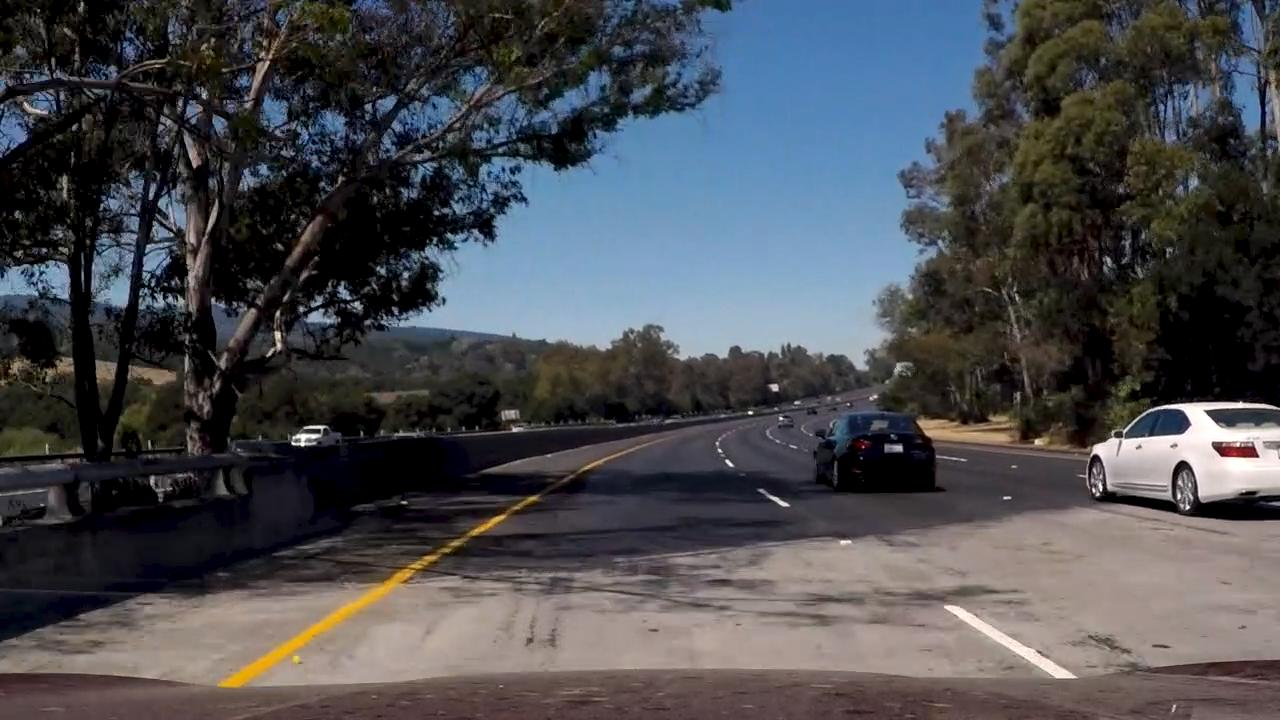
#> input picture test_images/additional_test0.jpg, 1280 x 720 px; its folder holds only this picture in this run
$ python LineDetection.py   (older library calls are emulated)
#> lines starting #> are read from the running program, lines starting #| are printed output that depends on the picture; after the words box and inside, x2 and y2 are one past the last pixel; in counts of white or black regions, pixels touching at a corner belong together
### src/CameraCalib.py
"""
Camera Calibration Function Class
"""
import sys, os
import numpy as np
import glob
import pickle
import cv2
import matplotlib.pyplot as plt

class CameraCalib(object):
    """
    CameraCalibration Function
    """
    def __init__(self, nx, ny):
        """
        argument nx and ny are the number of corner
        nx is the number of row, ny is the number of column
        """
        # public
        self.mtx = None
        self.dist = None
        # private
        self._objpoints = list()
        self._imgpoints = list()
        self._nx = nx
        self._ny = ny

    # [23 lines left out: function _project_img, not called in this run]


    def undist_img(self, img):
        dst = cv2.undistort(img, self.mtx, self.dist, None, self.mtx)
        return dst

    # private functions
    def project_img_file(self, file_name):
        img = cv2.imread(file_name)
        return self._project_img(img)

    # [4 lines left out: function calibrate, not called in this run]
    def undist_img_file(self, file_name):
        img = cv2.imread(file_name)
        return self.undist_img(img)

    def import_calib(self, file_name):
#> called with file_name = 'calibration_pickle.p'
        dist_pickle = pickle.load( open( file_name, "rb" ) )
#> (reads src/calibration_pickle.p from the repository)
        self.mtx = dist_pickle["mtx"]
        self.dist = dist_pickle["dist"]

    # [8 lines left out: function export_calib, not called in this run]

'''
test code
'''
# [28 lines that do not run on import are left out]


### src/SobelCollection.py
"""
Get Gradient of pixel in image.
"""

import numpy as np
import cv2
import matplotlib.pyplot as plt
import matplotlib.image as mpimg
from abc import ABCMeta, abstractmethod

# common function
def get_sobel(img, orient='x', sobel_kernel=3):
    gray = cv2.cvtColor(img, cv2.COLOR_RGB2GRAY)
    if orient == 'x':
        sobel = cv2.Sobel(gray, cv2.CV_64F, 1, 0, ksize=sobel_kernel)
    else:
        sobel = cv2.Sobel(gray, cv2.CV_64F, 0, 1, ksize=sobel_kernel)
    return sobel

class SobelBase(metaclass=ABCMeta):
    """
    Abstract class for Sobel, SobelGratitude, SobelDirection
    """
    def __init__(self, sobel_kernel=3, thresh_min=0, thresh_max=1):
        self._sobel_kernel = sobel_kernel
        self._thresh_min = thresh_min
        self._thresh_max = thresh_max

    @abstractmethod
    def _get_grad(self, img):
        pass

    def cmp_thres(self, img):
        grad = self._get_grad(img)
        binary_output = np.zeros_like(grad)
        binary_output[(grad >= self._thresh_min) & (grad <= self._thresh_max)] = 1
        return binary_output


class Sobel(SobelBase):
    def __init__(self, sobel_kernel=3, thresh_min=0, thresh_max=1, orient='x'):
        super(Sobel, self).__init__(sobel_kernel, thresh_min, thresh_max)
        self._orient = orient
    def _get_grad(self, img):
        sobel = get_sobel(img, self._orient, self._sobel_kernel)
        abs_sobel = np.absolute(sobel)
        scaled_sobel = np.uint8(255*abs_sobel/np.max(abs_sobel))
        return scaled_sobel
    # def cmp_thres is prepared.

class SobelGratitude(SobelBase):
    def __init__(self, sobel_kernel=3, thresh_min=0, thresh_max=1):
        super(SobelGratitude, self).__init__(sobel_kernel, thresh_min, thresh_max)
#> further down, org_img is the input picture: shape (720, 1280, 3); mean R, G, B 74.4, 75.9, 80.5

    def _get_grad(self, img):
        sobelx = get_sobel(img, 'x', self._sobel_kernel)
        sobely = get_sobel(img, 'y', self._sobel_kernel)
        power_sobelx = np.power(sobelx, 2)
        power_sobely = np.power(sobely, 2)
        abs_sobel = np.sqrt((power_sobelx + power_sobely))
        scaled_sobel = np.uint8(255*abs_sobel/np.max(abs_sobel))
        return scaled_sobel
    # def cmp_thres is prepared.

class SobelDirection(SobelBase):
    def __init__(self, sobel_kernel=3, thresh_min=0, thresh_max=1):
        super(SobelDirection, self).__init__(sobel_kernel, thresh_min, thresh_max)


    # [4 lines left out: function _get_grad, not called in this run]

    # def cmp_thres is prepared.

# [21 lines that do not run on import are left out]


### src/EdgeDetection.py
import numpy as np
import cv2
import matplotlib.pyplot as plt
import matplotlib.image as mpimg
from ColorElementCollection import AbstGray, AbstRGBElement, AbstHLSElement
from SobelCollection import Sobel, SobelGratitude, SobelDirection

class EdgeDetection(object):
    """
    Edge detection pipeline using ColorElementCollection and SobelCollection
    """
    def __init__(self):
        self._pipeline = list()

    def add_func(self, func):
        self._pipeline.append(func)

    def execute(self, img):
        ret_binary = np.zeros_like(img[:,:,0])
        if len(self._pipeline) == 0:
            return
        for idx, func in enumerate(self._pipeline):
            func_ret = func.cmp_thres(img)
            ret_binary[(ret_binary == 1) | (func_ret == 1)] = 1
#> this loop made 3 passes
#> pass 1, in get_sobel, `gray = cv2.cvtColor(img, cv2.COLOR_RGB2GRAY)`:
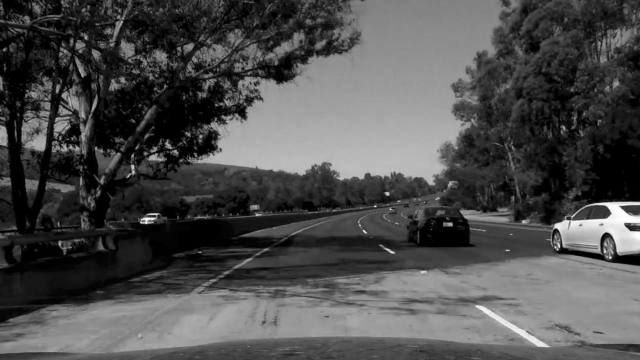
#> gray: shape (720, 1280) (shown at 1/2 size); min 0, max 255, mean 78
#> pass 1, in get_sobel, `sobel = cv2.Sobel(gray, cv2.CV_64F, 1, 0, ksize=sobel_kernel)`:
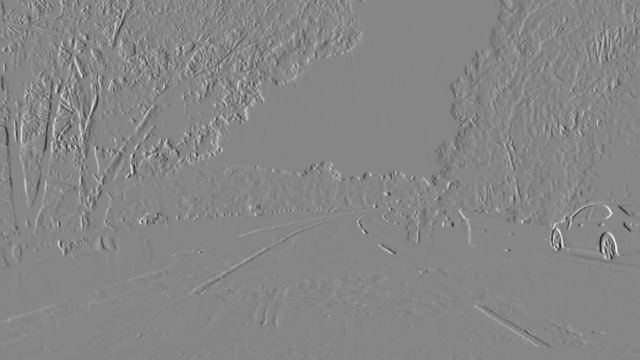
#> sobel: shape (720, 1280) float64 (shown at 1/2 size); min -120918, max 108668, mean 33.6; drawn with min black and max white
#> after the loop:
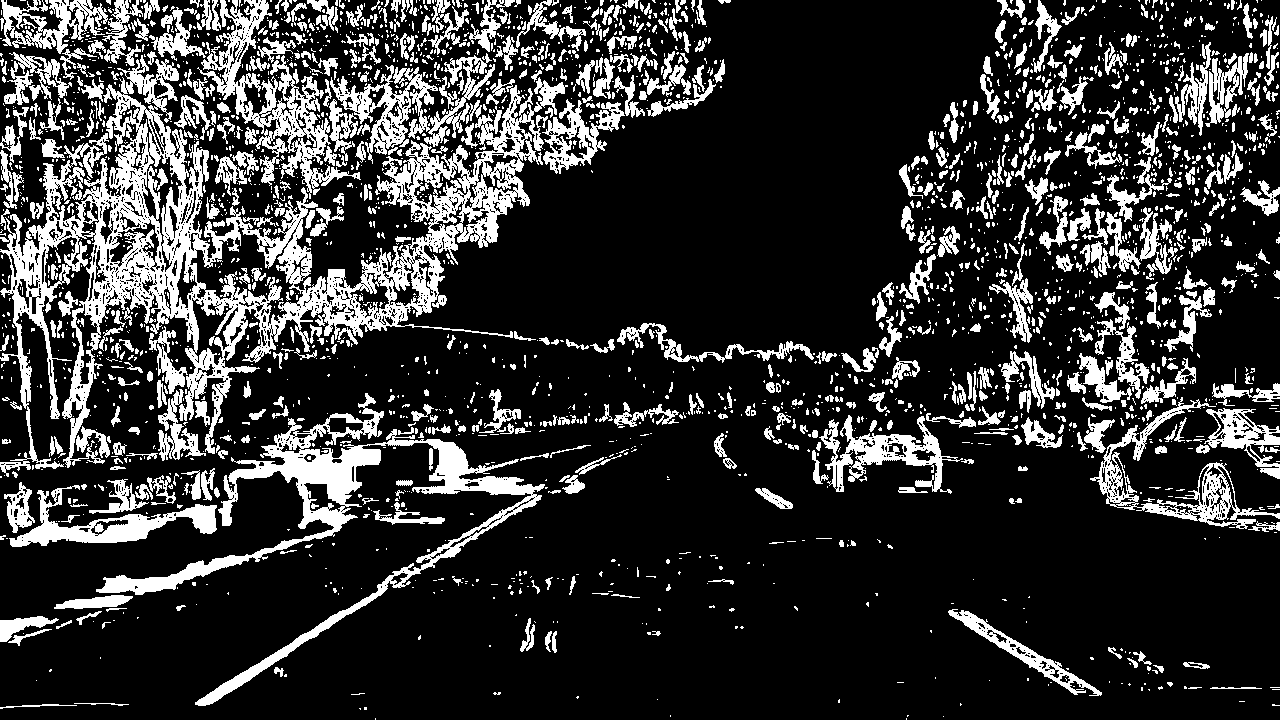
#> ret_binary: shape (720, 1280); values 0 (black) and 1 (white), 20.2% white; 2750 white regions (2046 under 20 px), largest, box (x1, y1, x2, y2) and area: (0, 55, 568, 477) 48695, (96, 393, 545, 706) 15846, (197, 0, 361, 199) 7299

        return ret_binary


# test code
# [28 lines that do not run on import are left out]


### src/PerspectiveTransform.py
"""
Execute perspective transformation and get warped data
"""
import cv2
import numpy as np


class PerspectiveTransform(object):
    """
    This class includes function of perspecitve trasformation
    and reversing of this function.
    """
    def __init__(self, src_range, dst_range):
        """
        argument: src_range = [[np.float*2]*4]
                  dst_range = [[np.float*2]*4]
        """
        self._src_range = src_range
        self._dst_range = dst_range

    def _warp_img(self, img, src_range, dst_range):
        img_size = (img.shape[1], img.shape[0])
        M = cv2.getPerspectiveTransform(src_range, dst_range)
        warped = cv2.warpPerspective(img, M, img_size, flags=cv2.INTER_LINEAR)
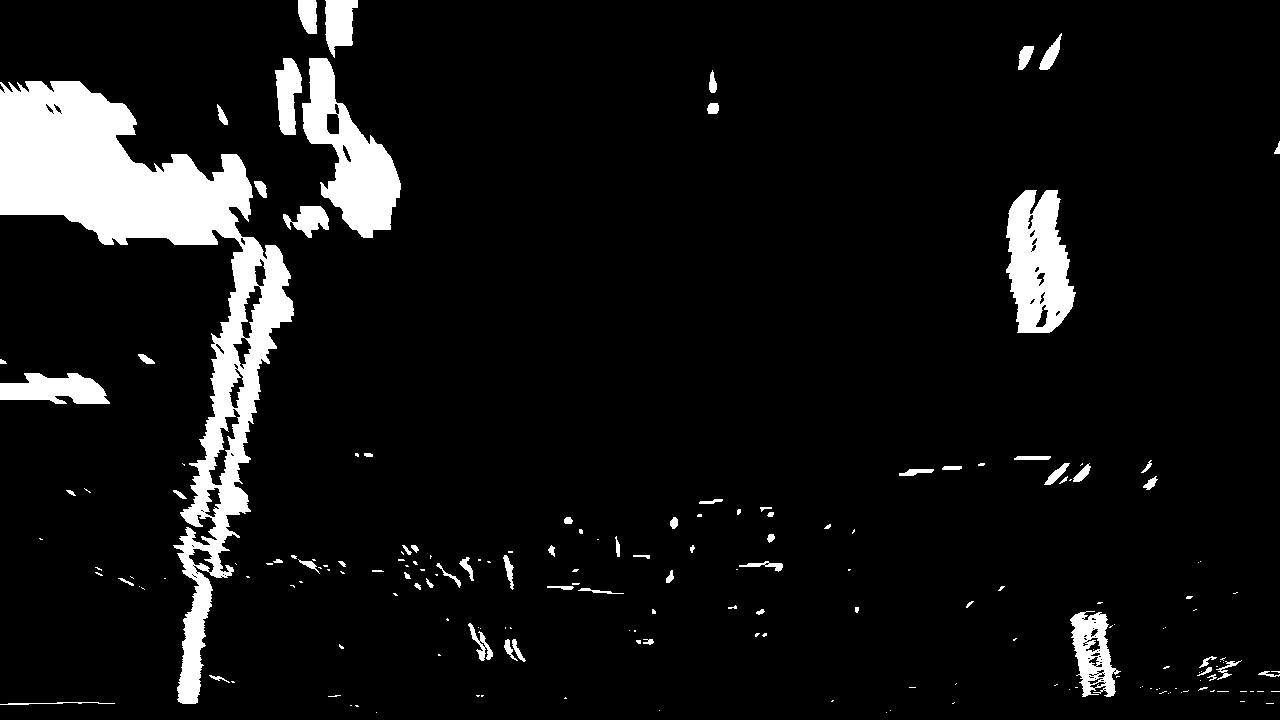
#> warped: shape (720, 1280); values 0 (black) and 1 (white), 7.8% white; 190 white regions (117 under 20 px), largest, box (x1, y1, x2, y2) and area: (0, 81, 294, 704) 42293, (302, 58, 401, 238) 8045, (1006, 190, 1076, 333) 6954

        return warped

    def warp_img(self, img):
        """
        warp image with using warp perspectve
        """
        return self._warp_img(img, self._src_range, self._dst_range)

    # [8 lines left out: function warp_img_const_dst, not called in this run]

    def reverse_img(self, img):
        return self._warp_img(img, self._dst_range, self._src_range)

# [52 lines that do not run on import are left out]


### src/LineCollection.py
"""
class for line information
"""
import numpy as np
import matplotlib.pyplot as plt
import matplotlib.image as mpimg
import cv2
import copy

class LinePolynomial(object):
    """
    This is line polynomial whose order is 2
    """
    def __init__(self, order=2):
        self._order = order
        self.fit_coef = None

    def fit(self, ypositions, xpositions):
        self.fit_coef = np.polyfit(ypositions, xpositions, self._order)
        return

    def deduce(self, ypositions):
        try:
            xpositions = self.fit_coef[0]*ypositions**2 + self.fit_coef[1]*ypositions + self.fit_coef[2]
        except ValueError:
            # Avoids an error if `left` and `right_fit` are still none or incorrect
            print('The function failed to fit a line!')
            xpositions = 1*ypositions**2 + 1*ypositions

        return xpositions

    def get_curverad(self, y_eval):
        curverad = ((1 + (2*self.fit_coef[0]*y_eval + self.fit_coef[1])**2)**1.5) / np.absolute(2*self.fit_coef[0])
        return curverad

class LineCurvature(object):
    """
    Lane Result storing value of left
    """
    # [20 lines left out: functions __init__, _set_plot, set_plot, not called in this run]

class Line(object):
    """
    Line class served by Udacity
    """
    # [64 lines left out: functions __init__, _update_line_data, update_lines, not called in this run]


### src/ColorElementCollection.py
"""
This module abstracts Color space
"""

import numpy as np
import cv2
import matplotlib.pyplot as plt
import matplotlib.image as mpimg

from abc import ABCMeta, abstractmethod

# common function

class AbstractColorElement(metaclass=ABCMeta):
    """
    Abstract class for Color Space Abstraction
    """
    def __init__(self, thresh_min, thresh_max):
        self._thresh_min = thresh_min
        self._thresh_max = thresh_max

    @abstractmethod
    def _get_color_element(self, img):
        raise NotImplemented
    # public function
    def cmp_thres(self, img, thresh_min=0, thresh_max=1):
        color_ele = self._get_color_element(img)
        binary_output = np.zeros_like(color_ele)
        binary_output[(color_ele >= self._thresh_min) & (color_ele <= self._thresh_max)] = 1
        return binary_output


class AbstGray(AbstractColorElement):
    """
    this class uses grayscale to change color space
    """
    def __init__(self, thresh_min, thresh_max):
        super(AbstGray, self).__init__(thresh_min, thresh_max)


    def _get_color_element(self, img):
        return cv2.cvtColor(img, cv2.COLOR_RGB2GRAY)

class AbstRGBElement(AbstractColorElement):
    """
    Abstract RGB Element and change binary image using threshold
    """
    # [8 lines left out: function __init__, not called in this run]

    def _get_color_element(self, img):
        return img[:,:,self._color_index]

class AbstHLSElement(AbstractColorElement):
    """
    Abstract RGB Element and change binary image using threshold
    """
    def __init__(self, thresh_min, thresh_max, channel='H'):
        super(AbstHLSElement, self).__init__(thresh_min, thresh_max)
        if channel == 'H':
            self._channel = 0
        elif channel == 'L':
            self._channel = 1
        else:
            self._channel = 2

    def _get_color_element(self, img):
        hls = cv2.cvtColor(img, cv2.COLOR_RGB2HLS)
        return hls[:,:,self._channel]


# [24 lines that do not run on import are left out]


### src/LineDetection.py
"""
Detects Line used for Lane Definition
"""
from LineCollection import LinePolynomial, Line
import numpy as np
import matplotlib.pyplot as plt
import matplotlib.image as mpimg
import cv2

class LineDetection(object):

    def __init__(self, nwindows=9, margin=100, minpix=100):
        self._nwindows = nwindows
        self._margin = margin
        self._minpix = minpix
        # internal variables

    def _get_initial_point(self, binary_warped):
        histogram = np.sum(binary_warped[binary_warped.shape[0]//2:, :], axis=0)
#> histogram = 1280 values, max 193 at index 197, min 0 at index 115, mean 15.44
        # Find the peak of the left and right halves of the histogram
        # These will be the starting point for the left and right lines
        midpoint = np.int(histogram.shape[0]//2)
#> (the rest of the program and of its run is left out)
